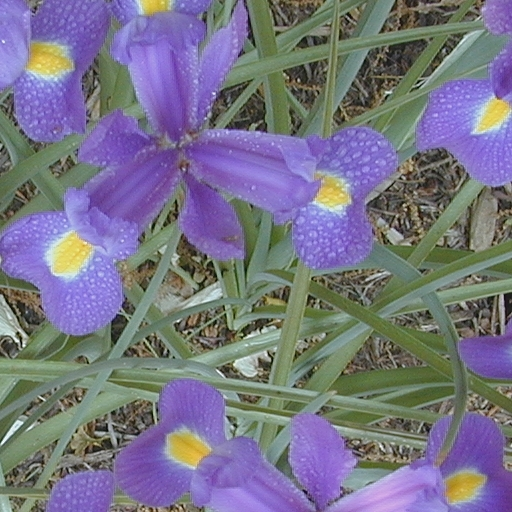
#> input picture Lab/Immagini/fiori.jpg, 512 x 512 px, found by its file name
$ python '4)spaziale.py'
#> lines starting #> are read from the running program, lines starting #| are printed output that depends on the picture
# -*- coding: utf-8 -*-

import numpy as np
import matplotlib.pyplot as plt
import skimage.io as io
import scipy.ndimage as ndi
from skimage.color import rgb2hsv, hsv2rgb, rgb2yuv, yuv2rgb
from pathlib import Path

path_immagini = Path(r"C:\Users\lucia\Desktop\FilePc\Uni\Magistrale\ESM\Laboratorio\Immagini")


"""filtraggio RGB completo separato"""

# [9 lines of commented-out code are left out]

"""filtraggio RGB a singola componente"""

# x = io.imread(path_immagini/"fiori.jpg")
# x = np.float64(x)/255 # convertiamo nel range [0,1]
# plt.figure('originale'); plt.imshow(x)

# #filtro RGB
# y = ndi.uniform_filter(x, (25,25,1))
# plt.figure('smoothRGB'); plt.imshow(y)

# # #filtro YUV
# # z = rgb2yuv(x)
# # zY = z[:,:,0]
# # zU = z[:,:,1]
# # zV = z[:,:,2]

# # zY_filt = ndi.uniform_filter(zY, (25,25))
# # z_filt_yuv = np.stack((zY_filt, zU, zV), -1)
# # z_filt = yuv2rgb(z_filt_yuv)

# # plt.figure('smoothYUV'); plt.imshow(z_filt)

# #filtro HSV
# z = rgb2hsv(x)
# zH = z[:,:,0]
# zS = z[:,:,1]
# zV = z[:,:,2]

# zV_filt = ndi.uniform_filter(zV, (25,25))
# z_filt_hsv = np.stack((zH, zS, zV_filt), -1)
# z_filt = hsv2rgb(z_filt_hsv)

# plt.figure('smoothHSV'); plt.imshow(z_filt)


"""enhancement a colori"""
x = io.imread(path_immagini/"fiori.jpg")
#> x is the input picture: shape (512, 512, 3); mean R, G, B 119.4, 116.7, 134.6
x = np.float64(x)/255 # convertiamo nel range [0,1]
plt.figure('originale'); plt.imshow(x)

#maschera per il laplaciano in 3 dimensioni
h = np.array([[0 ,-1, 0],
              [-1, 4,-1],
              [0 ,-1, 0]], np.float64) # maschera 2D

h3 = np.expand_dims(h, -1) # maschera 3D

y = ndi.correlate(x, h3, mode='reflect')
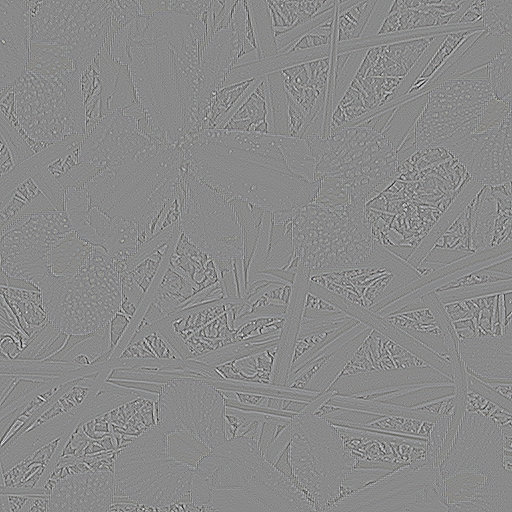
#> y: shape (512, 512, 3) float64; mean R, G, B -7.69e-19, 4.2e-20, 3.77e-19; drawn with min black and max white
plt.figure('sharpeningRGB'); plt.imshow(y)

z = rgb2hsv(x)
#> z: shape (512, 512, 3) float64; mean of channels 0, 1, 2 0.448, 0.305, 0.586
zH = z[:,:,0]
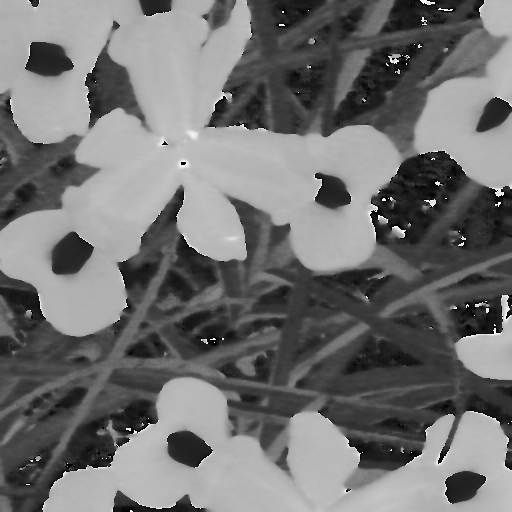
#> zH: shape (512, 512) float64; min 0, max 0.992, mean 0.448
zS = z[:,:,1]
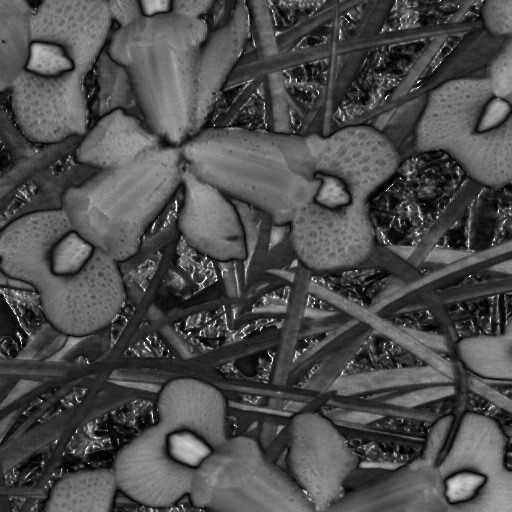
#> zS: shape (512, 512) float64; min 0, max 1, mean 0.305
zV = z[:,:,2]
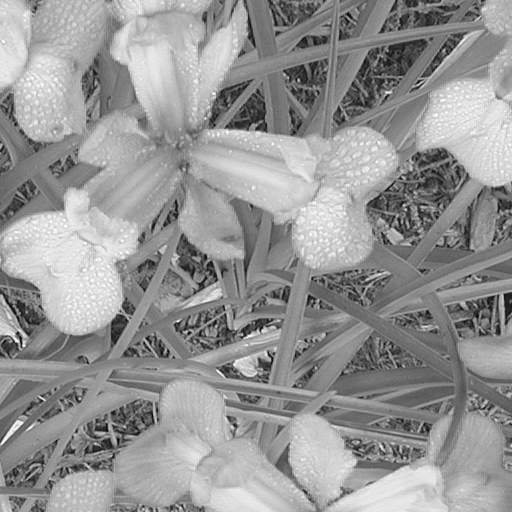
#> zV: shape (512, 512) float64; min 0.0118, max 1, mean 0.586

zV_filt = ndi.correlate(zV, h, mode='reflect')

z_filt_hsv = np.stack((zH, zS, zV_filt), -1)
#> z_filt_hsv: shape (512, 512, 3) float64; mean of channels 0, 1, 2 0.448, 0.305, 1e-19
z_filt = hsv2rgb(z_filt_hsv)

plt.figure('sharpHSV'); plt.imshow(z_filt)
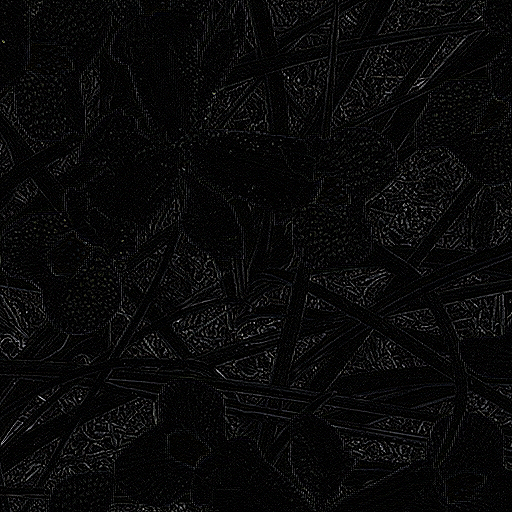
#> shown: shape (512, 512, 3) float64; mean R, G, B 0.0363, 0.0364, 0.0369

$ run again, with Lab/Immagini/azzurro.jpg copied over Lab/Immagini/fiori.jpg
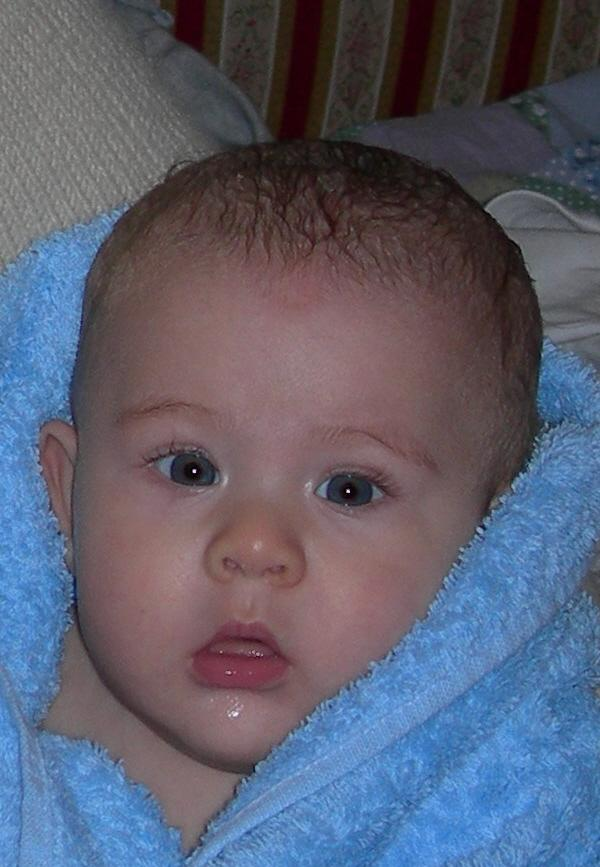
#> input picture Lab/Immagini/azzurro.jpg, 600 x 867 px, found by its file name
#> x is the input picture: shape (867, 600, 3); mean R, G, B 91.6, 94.1, 111.2
#> z: shape (867, 600, 3) float64; mean of channels 0, 1, 2 0.53, 0.327, 0.482
#> `zV = z[:,:,2]`:
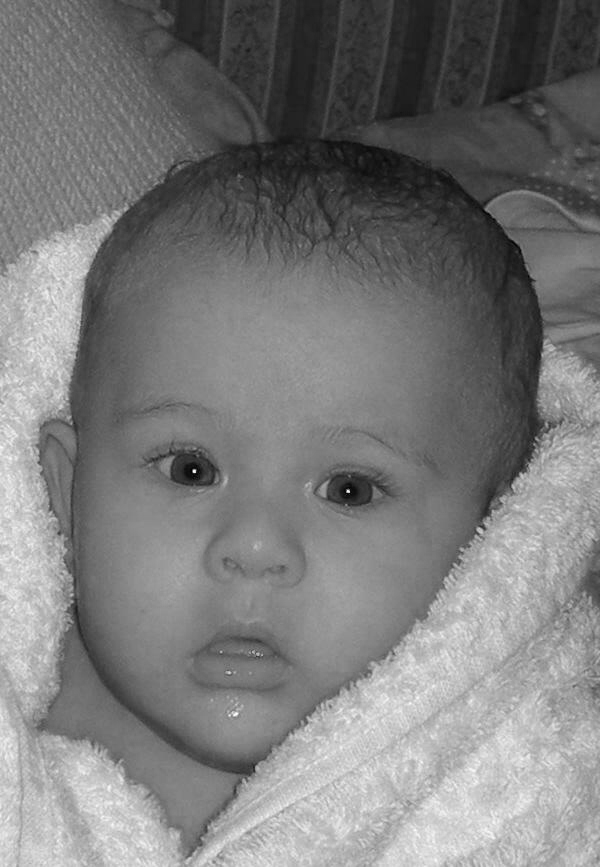
#> zV: shape (867, 600) float64; min 0.00392, max 1, mean 0.482
#> z_filt_hsv: shape (867, 600, 3) float64; mean of channels 0, 1, 2 0.53, 0.327, 8.22e-20
#> `plt.figure('sharpHSV'); plt.imshow(z_filt)`:
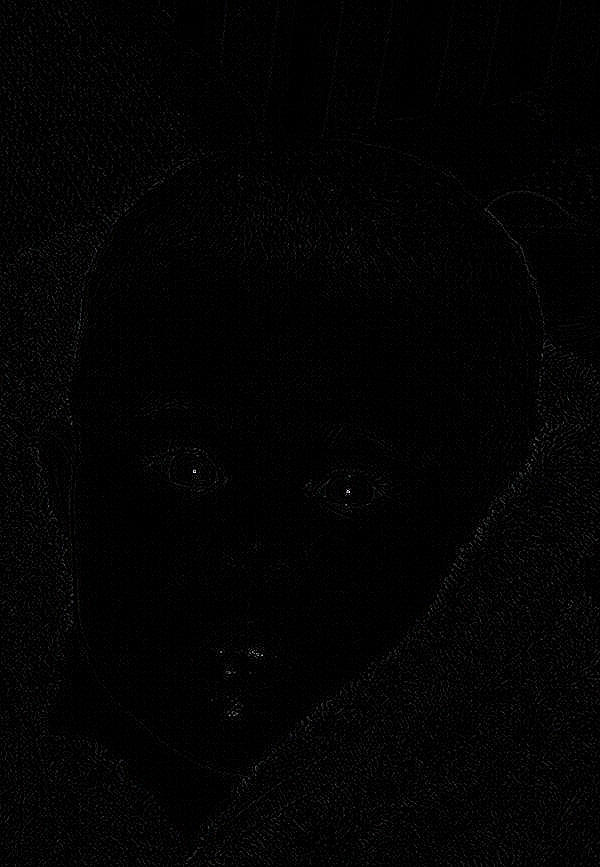
#> shown: shape (867, 600, 3) float64; mean R, G, B 0.0133, 0.0132, 0.0134
